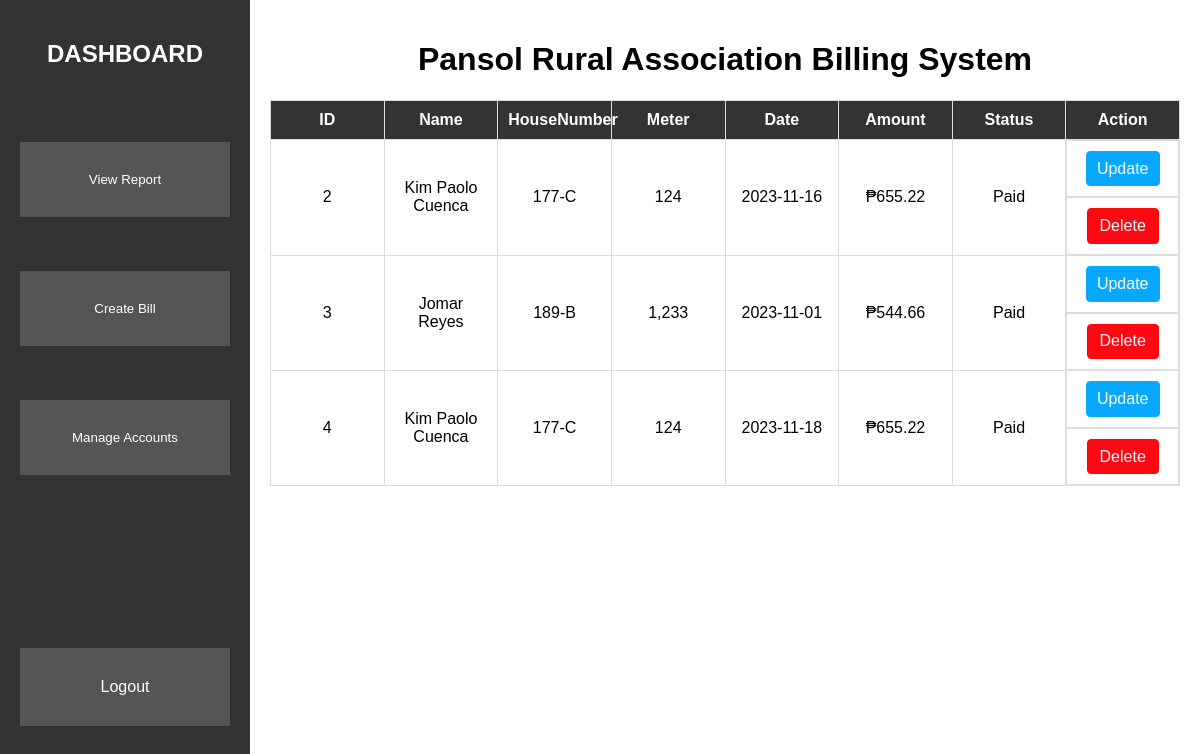
/WebSys/Dashboard.php (signed in), run on the app's committed database.
### tables this page shows
CREATE TABLE IF NOT EXISTS `tbl_bill` (
  `BillId` int NOT NULL AUTO_INCREMENT,
  `UserID` int NOT NULL,
  `Date` date NOT NULL,
  `Meter` float NOT NULL,
  `Amount` float NOT NULL,
  `Status` varchar(10) NOT NULL,
  PRIMARY KEY (`BillId`),
  KEY `UserID_fk_Bill` (`UserID`)
);

CREATE TABLE IF NOT EXISTS `tbl_account` (
  `UserID` int NOT NULL AUTO_INCREMENT,
  `Username` varchar(100) NOT NULL,
  `Password` varchar(255) NOT NULL,
  `Level` varchar(20) NOT NULL,
  `Name` varchar(100) NOT NULL,
  `HouseNumber` varchar(100) NOT NULL,
  `Sex` varchar(20) NOT NULL,
  `Email` varchar(100) NOT NULL,
  PRIMARY KEY (`UserID`)
);

### WebSys/php/billDisplay.php (called while the page is built, shortened)
<?php
require "./php/dbCon.php";
$sqlQuery = "CALL SP_DisplayBill();";
$result = $conn->query($sqlQuery);
$data = array();
while ($row = $result->fetch_assoc()) {
    $row['Amount'] = '₱' . number_format($row['Amount'], 2);
    $row['Meter'] = number_format($row['Meter']);
    $data[] = array(
        'BillID' => isset($row['BillID']) ? $row['BillID'] : '',
        'Name' => isset($row['Name']) ? $row['Name'] : '',
        'HouseNumber' => isset($row['HouseNumber']) ? $row['HouseNumber'] : '',
        'Meter' => isset($row['Meter']) ? $row['Meter'] : '',
        'Date' => isset($row['Date']) ? $row['Date'] : '',
        'Amount' => isset($row['Amount']) ? $row['Amount'] : '',
        'Status' => isset($row['Status']) ? $row['Status'] : '',
    );
}
?>

### WebSys/Dashboard.php (the view, shortened to what this page needs)
<?php require "./php/authenticateaccount.php" ?>
<!DOCTYPE html>
<html lang="en">
<head>
    <link rel="stylesheet" href="./css/dashboard.css">
    <link rel="stylesheet" href="./css/modal.css">
</head>
<body>
    <div id="sidebar">
        <h2>DASHBOARD</h2><br/><br/><br/>
        <button class='viewReport' id='viewReportButton'>View Report</button><br /><br/><br/>
        <button class='createBill' id='createBillButton'>Create Bill</button><br /><br/><br/>
        <button class='manageAccounts'>Manage Accounts</button><br /><br/><br/>
        <a href="./php/logoutAdmin.php" class='logout'>Logout</a><br /><br/><br/>
    </div>
    <?php
    require "./php/billDisplay.php";
    ?>
 <div id="content">
    <h1>Pansol Rural Association Billing System</h1>
    <table>
        <thead>
            <tr>
                <th>ID</th>
                <th>Name</th>
                <th>HouseNumber</th>
                <th>Meter</th>
                <th>Date</th>
                <th>Amount</th>
                <th>Status</th>
                <th>Action</th>
            </tr>
        </thead>
        <tbody>
        <?php
            foreach ($data as $row) {
                echo "<tr data-bill-id='" . $row['BillID'] . "' data-name='" . $row['Name'] . "' data-house-number='" .
                $row['HouseNumber'] . "' data-meter='" . $row['Meter'] . "' data-date='" . $row['Date'] . "' data-amount='" .
                $row['Amount'] . "' data-status='" . $row['Status'] . "'>";
                foreach ($row as $value) {
                    echo "<td>$value</td>";
                }
                echo "<td style='text-align: center; display: flex; gap: 4px;'>";
                echo "<button class='update-button btn btn-primary turned-button' data-bill-id='" . $row['BillID'] . "'>Update</button>";
                echo "</td>";
                echo "<td style='text-align: center; display: flex; gap: 4px;'>";
                echo "<button class='delete-button' data-bill-id='" . $row['BillID'] . "'>Delete</button>";
                echo "</td>";
                echo "</tr>";
            }
            ?>
        </tbody>
    </table>
 </div>
</body>
</html>

### WebSys/css/dashboard.css (style rules this page uses)
body { font-family: Arial, sans-serif; margin: 0; padding: 0; display: flex; }
#sidebar { position: fixed; top: 0; left: 0; height: 100vh; width: 250px; background-color: #333; color: white; padding: 20px; box-sizing: border-box; display: flex; flex-direction: column; }
#content { margin-left: 250px; padding: 20px; box-sizing: border-box; width: calc(100% - 250px); }
table { border-collapse: collapse; width: 100%; margin-bottom: 20px; border: 1px solid #ddd; table-layout: fixed; }
h1, h2 { text-align: center; }
th, td { border: 1px solid #ddd; padding: 10px; text-align: center; }
th { background-color: #333; color: white; }
.btn { padding: 10px 20px; background-color: #555; color: white; text-decoration: none; border: none; cursor: pointer; text-align: center; }
.viewReport, .createBill, .createAccount, .manageAccounts { padding: 30px; background-color: #555; color: white; text-decoration: none; border: none; cursor: pointer; text-align: center; }
.logout { margin-top: auto; padding: 30px; background-color: #555; color: white; text-decoration: none; border: none; cursor: pointer; text-align: center; }

### WebSys/css/modal.css (style rules this page uses)
.btn, .delete-button { display: inline-block; font-weight: 400; text-align: center; white-space: nowrap; vertical-align: middle; -webkit-user-select: none; -moz-user-select: none; -ms-user-select: none; user-select: none; border: 1px solid transparent; padding: .300rem .75rem; font-size: 1rem; line-height: 1.5; border-radius: .25rem; transition: color .15s ease-in-out,background-color .15s ease-in-out,border-color .15s ease-in-out,box-shadow .15s ease-in-out; cursor: pointer; }
.btn-primary { padding: .300rem .65rem; color: #fff; background-color: #07a8ff; border-color: #07a8ff; display: block; margin: 0 auto; }
.delete-button { color: #fff; background-color: rgb(255, 7, 19); border-color: #ff0707; display: block; margin: 0 auto; }
h2 { text-align: center; }

### data on the page
tbl_bill: BillId "2", UserID.Name "Kim Paolo Cuenca", UserID.HouseNumber "177-C", Meter "124", Date "2023-11-16", value "₱655.22", Status "Paid"
tbl_bill: BillId "3", UserID.Name "Jomar Reyes", UserID.HouseNumber "189-B", value "1,233", Date "2023-11-01", value "₱544.66", Status "Paid"
tbl_bill: BillId "4", UserID.Name "Kim Paolo Cuenca", UserID.HouseNumber "177-C", Meter "124", Date "2023-11-18", value "₱655.22", Status "Paid"
